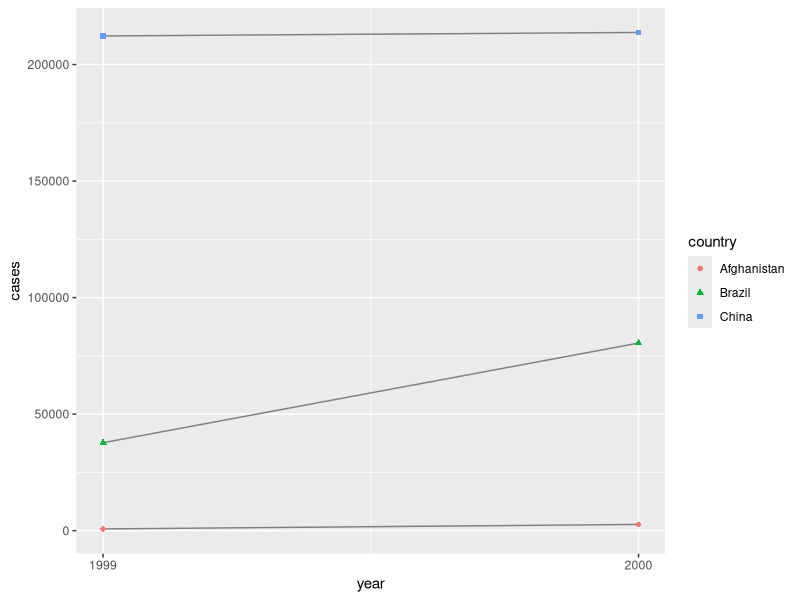
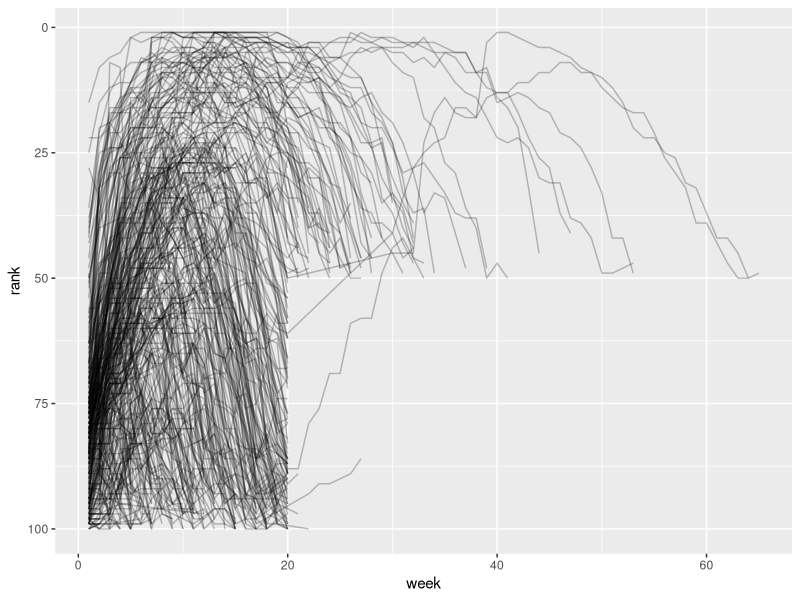

Here is the R script that generated these plots, in order:
#####################################
###                               ###
###         Capítulo 5            ###
###   Ordenamiento de datos       ### 
###                               ###
#####################################
library(tidyverse)

# Representaciones distintas de los mismos datos con table1, table2 y
# table3
table1 # produce:
#> # A tibble: 6 × 4
#>   country      year  cases population
#>   <chr>       <dbl>  <dbl>      <dbl>
#> 1 Afghanistan  1999    745   19987071
#> 2 Afghanistan  2000   2666   20595360
#> 3 Brazil       1999  37737  172006362
#> 4 Brazil       2000  80488  174504898
#> 5 China        1999 212258 1272915272
#> 6 China        2000 213766 1280428583
table2 # produce:
#> # A tibble: 12 × 4
#>   country      year type           count
#>   <chr>       <dbl> <chr>          <dbl>
#> 1 Afghanistan  1999 cases            745
#> 2 Afghanistan  1999 population  19987071
#> 3 Afghanistan  2000 cases           2666
#> 4 Afghanistan  2000 population  20595360
#> 5 Brazil       1999 cases          37737
#> 6 Brazil       1999 population 172006362
#> # ℹ 6 more rows
table3 # produce:
#> # A tibble: 6 × 3
#>   country      year rate             
#>   <chr>       <dbl> <chr>            
#> 1 Afghanistan  1999 745/19987071     
#> 2 Afghanistan  2000 2666/20595360    
#> 3 Brazil       1999 37737/172006362  
#> 4 Brazil       2000 80488/174504898  
#> 5 China        1999 212258/1272915272
#> 6 China        2000 213766/1280428583

# Hay tres reglas interrelacionadas que hacen que un conjunto de datos 
# esté ordenado:
#
# 1. Cada variable es una columna; cada columna es una variable.
# 2. Cada observación es una fila; cada fila es una observación.
# 3. Cada valor es una celda; cada celda es un valor único.

(4 / 2 * 10) # produce: 20
# Relación de casos por 10000 habitantes
table1 |>
  mutate(rate = (cases / population) * 10000) # produce
#> # A tibble: 6 × 5
#>   country      year  cases population  rate
#>   <chr>       <dbl>  <dbl>      <dbl> <dbl>
#> 1 Afghanistan  1999    745   19987071 0.373
#> 2 Afghanistan  2000   2666   20595360 1.29 
#> 3 Brazil       1999  37737  172006362 2.19 
#> 4 Brazil       2000  80488  174504898 4.61
#> 5 China        1999 212258 1272915272 1.67 
#> 6 China        2000 213766 1280428583 1.67
# Calcular el total de casos por año
table1 |> 
  group_by(year) |> 
  summarize(total_cases = sum(cases)) # produce:
#> # A tibble: 2 × 2
#>    year total_cases
#>   <dbl>       <dbl>
#> 1  1999      250740
#> 2  2000      296920
# Visualizar cambios en el tiempo
# Visualize changes over time
ggplot(table1, aes(x = year, y = cases)) +
  geom_line(aes(group = country), color = "grey50") +
  geom_point(aes(color = country, shape = country)) +
  scale_x_continuous(breaks = c(1999, 2000)) # x-axis breaks at 1999 
                                             # and 2000

########################
###
### 5.2.1 Ejercicios
###
########################

# 1. Para cada una de las tablas de muestra, describa qué representa 
# cada observación y cada columna.
#table1:
#> # A tibble: 6 × 4
#>   country      year  cases population
#>   <chr>       <dbl>  <dbl>      <dbl>
#> 1 Afghanistan  1999    745   19987071
#> 2 Afghanistan  2000   2666   20595360
#> 3 Brazil       1999  37737  172006362
#> 4 Brazil       2000  80488  174504898
# En este caso hay cuatro variables país, año, número de casos y 
# población. Las observaciones están representadas por filas que 
# contienen la información de las columnas
# table2
#> # A tibble: 12 × 4
#>   country      year type           count
#>   <chr>       <dbl> <chr>          <dbl>
#> 1 Afghanistan  1999 cases            745
#> 2 Afghanistan  1999 population  19987071
#> 3 Afghanistan  2000 cases           2666
#> 4 Afghanistan  2000 population  20595360
# En este caso hay cuatro variables país, año, tipo y count. Donde 
# tipo puede el número de casos de tuberculosis y population es la
# población total
# Y las observaciones están representadas por filas
# tabla3
#>   country      year rate             
#>   <chr>       <dbl> <chr>            
#> 1 Afghanistan  1999 745/19987071     
#> 2 Afghanistan  2000 2666/20595360    
#> 3 Brazil       1999 37737/172006362  
#> 4 Brazil       2000 80488/174504898 
# Este caso tiene 3 variables país, año y rate que es una cadena 
# de caracteres que representa una relación entre los casos de 
# tuberculosis y la población total

# 2. Describe el proceso que usarías para calcular rate para table2 y 
# table3. Necesitarás realizar cuatro operaciones:
# a. Extraiga el número de casos de tuberculosis por país por año.
# b. Extraiga la población coincidente por país por año.
# c. Divida los casos por la población y multiplíquelo por 10000.
# d. Guárdelo nuevamente en el lugar apropiado.
#table2: 
#>   country      year type           count
#>   <chr>       <dbl> <chr>          <dbl>
#> 1 Afghanistan  1999 cases            745
#> 2 Afghanistan  1999 population  19987071
#> 3 Afghanistan  2000 cases           2666
#> 4 Afghanistan  2000 population  20595360
# Respuesta:
# Este caso es difícil porque para conocer el número de casos de 
# tuberculosis necesito extraer el valor de count siempre que type
# sea cases y para conocer la cantidad de población necesito extraer
# el valor de count siempre que type sea population.
# Pero el problema mayor sería crear la relación en mutate en una
# nueva variable porque debería crear una relación entre dos valores
# de la misma columna, tal vez siempre que country y year tengan
# el mismo valor (Esa relación de dos valores de la misma columna
# es raro)
#table2:
#>   country      year rate             
#>   <chr>       <dbl> <chr>            
#> 1 Afghanistan  1999 745/19987071     
#> 2 Afghanistan  2000 2666/20595360    
#> 3 Brazil       1999 37737/172006362  
#> 4 Brazil       2000 80488/174504898 
# Este caso parece más fácil. Habría que dividir la cadena de caracteres
# de la variable rate, tal vez tomando en cuenta la barra inclinada.
# Con las cadenas separadas o al mismo tiempo de separar las cadenas
# las mutaría en nuevas varibles, una para casos de tuberculosis y
# otra para población total. De ahí mutaría en una nueva variable
# rate que relacionaría los casos de tuberculosis con la población total

billboard 
# billboard es un conjunto de datos que registra la clasificación de 
# las canciones en Billboard en el año 2000. Cada observación (fila)
# es una canción. Desde la cuarta columna las variables wk describen
# la clasificación de la columna cada semana

# produce:
# A tibble: 317 × 79
#  artist    track date.entered   wk1   wk2   wk3   wk4   wk5   wk6   wk7
#  <chr>     <chr> <date>       <dbl> <dbl> <dbl> <dbl> <dbl> <dbl> <dbl>
#1 2 Pac     Baby… 2000-02-26      87    82    72    77    87    94    99
#2 2Ge+her   The … 2000-09-02      91    87    92    NA    NA    NA    NA
#3 3 Doors … Kryp… 2000-04-08      81    70    68    67    66    57    54
#4 3 Doors … Loser 2000-10-21      76    76    72    69    67    65    55

# Ordenar los datos 
billboard |>
  pivot_longer(
    cols = starts_with("wk"),
    names_to = "week",
    values_to = "rank"
  ) # produce:
# A tibble: 24,092 × 5
# artist track                   date.entered week   rank
#  <chr>  <chr>                   <date>       <chr> <dbl>
#1 2 Pac  Baby Don't Cry (Keep... 2000-02-26   wk1      87
#2 2 Pac  Baby Don't Cry (Keep... 2000-02-26   wk2      82
#3 2 Pac  Baby Don't Cry (Keep... 2000-02-26   wk3      72
#4 2 Pac  Baby Don't Cry (Keep... 2000-02-26   wk4      77
# Notas importante:
# cols : indica que columnas deben pivotarse es decir cuáles dejarán
# de ser columnas
# names_to : asigna a las variables seleccionadas para que sean los
# nuevos valores de la columna que se llamrá "week"
# values_to : asigna los valores de las variables antiguas a una nueva
# variable llamada "rank"

# values_drop_na : elimina los valores NA de la variable "rank"
billboard |> 
  pivot_longer(
    cols = starts_with("wk"), 
    names_to = "week", 
    values_to = "rank",
    values_drop_na = TRUE
  ) # produce:
# A tibble: 5,307 × 5
#  artist  track                   date.entered week   rank
#  <chr>   <chr>                   <date>       <chr> <dbl>
#1 2 Pac   Baby Don't Cry (Keep... 2000-02-26   wk1      87
#2 2 Pac   Baby Don't Cry (Keep... 2000-02-26   wk2      82
#3 2 Pac   Baby Don't Cry (Keep... 2000-02-26   wk3      72
#4 2 Pac   Baby Don't Cry (Keep... 2000-02-26   wk4      77
#5 2 Pac   Baby Don't Cry (Keep... 2000-02-26   wk5      87
#6 2 Pac   Baby Don't Cry (Keep... 2000-02-26   wk6      94
#7 2 Pac   Baby Don't Cry (Keep... 2000-02-26   wk7      99

# parse_number() : extrae el primer número de una cadena de texto
billboard_longer <- billboard |> 
  pivot_longer(
    cols = starts_with("wk"), 
    names_to = "week", 
    values_to = "rank",
    values_drop_na = TRUE
  ) |>
  mutate(
    week = parse_number(week)
  )
billboard_longer # produce:
# A tibble: 5,307 × 5
#  artist  track                   date.entered  week  rank
#   <chr>   <chr>                   <date>       <dbl> <dbl>
#1 2 Pac   Baby Don't Cry (Keep... 2000-02-26       1    87
#2 2 Pac   Baby Don't Cry (Keep... 2000-02-26       2    82
#3 2 Pac   Baby Don't Cry (Keep... 2000-02-26       3    72
#4 2 Pac   Baby Don't Cry (Keep... 2000-02-26       4    77

# Gráfica que muestra el comportamiento de las canciones a lo largo
# de las semanas. Se observa que muy pocas logran estar en el top 100
# por más de 20 semanas.
billboard_longer |>
  ggplot(aes(x = week, y = rank, group = track)) +
  geom_line(alpha = 0.25) +
  scale_y_reverse()

# tribble() : es una función para construir pequeños tibbles o tablas
df <- tribble(
  ~id,  ~bp1, ~bp2,
  "A",  100,  120,
  "B",  140,  115,
  "C",  120,  125
)
df # produce:
# A tibble: 3 × 3
#  id      bp1   bp2
#  <chr> <dbl> <dbl>
#1 A       100   120
#2 B       140   115
#3 C       120   125
# Se pivotea (mover sobre un eje o sobre sí mismo) df para tener
# una nueva tabla con las variables: id, measurement y value:
df |>
  pivot_longer(
    cols = bp1:bp2,
    names_to = "measurement",
    values_to = "value"
  ) # produce:
# A tibble: 6 × 3
#  id    measurement value
#  <chr> <chr>       <dbl>
#1 A     bp1           100
#2 A     bp2           120
#3 B     bp1           140
#4 B     bp2           115

who2 # Es una tabla de la OMS que registra información sobre diagnósticos
# de tuberculosis
# produce:
# A tibble: 7,240 × 58
#  country      year sp_m_014 sp_m_1524 sp_m_2534 sp_m_3544 sp_m_4554
#  <chr>       <dbl>    <dbl>     <dbl>     <dbl>     <dbl>     <dbl>
#1 Afghanistan  1980       NA        NA        NA        NA        NA
#2 Afghanistan  1981       NA        NA        NA        NA        NA
#3 Afghanistan  1982       NA        NA        NA        NA        NA
#4 Afghanistan  1983       NA        NA        NA        NA        NA

# Pivotear who2 para que la tabla tenga 6 variables. Ya hay country
# y year. En el caso de las otras variables, los nombres se refieren
# a lo siguiente: srp, rel y ep corresponden al método de diagnóstico;
# m y f corresponden al género; y los numeros 1525, 2534, 3544, etc
# corresponden al rango de edad. Con eso se podrían tener hasta 6
# columnas en total.
who2 |>
  pivot_longer(
    cols = !(country:year),
    names_to = c("diagnosis", "gender", "age"),
    names_sep = "_",
    values_to = "count"
  ) # produce:
#> # A tibble: 405,440 × 6
#>   country      year diagnosis gender age   count
#>   <chr>       <dbl> <chr>     <chr>  <chr> <dbl>
#> 1 Afghanistan  1980 sp        m      014      NA
#> 2 Afghanistan  1980 sp        m      1524     NA
#> 3 Afghanistan  1980 sp        m      2534     NA
#> 4 Afghanistan  1980 sp        m      3544     NA
#> 5 Afghanistan  1980 sp        m      4554     NA
#> 6 Afghanistan  1980 sp        m      5564     NA
#> # ℹ 405,434 more rows

household # produce:
#> # A tibble: 5 × 5
#>   family dob_child1 dob_child2 name_child1 name_child2
#>    <int> <date>     <date>     <chr>       <chr>      
#> 1      1 1998-11-26 2000-01-29 Susan       Jose       
#> 2      2 1996-06-22 NA         Mark        <NA>       
#> 3      3 2002-07-11 2004-04-05 Sam         Seth       
#> 4      4 2004-10-10 2009-08-27 Craig       Khai       
#> 5      5 2000-12-05 2005-02-28 Parker      Gracie

# Se pivotea para crear una tabla de 4 variables: family, child, dob
# y name, Tod esto gracias a ".value" que es el primer valor del 
# vector que se le asigna a la variable names_to
household |>
  pivot_longer(
    cols = !family,
    names_to = c(".value", "child"),
    names_sep = "_",
    values_drop_na = TRUE
  )
# A tibble: 9 × 4
#  family child  dob        name  
#   <int> <chr>  <date>     <chr> 
#1      1 child1 1998-11-26 Susan 
#2      1 child2 2000-01-29 Jose  
#3      2 child1 1996-06-22 Mark  
#4      3 child1 2002-07-11 Sam   
#5      3 child2 2004-04-05 Seth  
#6      4 child1 2004-10-10 Craig 
#7      4 child2 2009-08-27 Khai  
#8      5 child1 2000-12-05 Parker
#9      5 child2 2005-02-28 Gracie

# cms_patient_experience: Es un conjunto de datos de los centros de 
# servicios de Medicare y Medicaid que recopila datos sobre las 
# experiencias de los pacientes.
# La unidad central estudiada es una organización, pero cada 
# organización se distribuye en seis filas, con una fila por cada 
# medición realizada en la organización de la encuesta.
cms_patient_experience # produce:
#> # A tibble: 500 × 5
#>   org_pac_id org_nm                     measure_cd   measure_title   prf_rate
#>   <chr>      <chr>                      <chr>        <chr>              <dbl>
#> 1 0446157747 USC CARE MEDICAL GROUP INC CAHPS_GRP_1  CAHPS for MIPS…       63
#> 2 0446157747 USC CARE MEDICAL GROUP INC CAHPS_GRP_2  CAHPS for MIPS…       87
#> 3 0446157747 USC CARE MEDICAL GROUP INC CAHPS_GRP_3  CAHPS for MIPS…       86
#> 4 0446157747 USC CARE MEDICAL GROUP INC CAHPS_GRP_5  CAHPS for MIPS…       57
#> 5 0446157747 USC CARE MEDICAL GROUP INC CAHPS_GRP_8  CAHPS for MIPS…       85
#> 6 0446157747 USC CARE MEDICAL GROUP INC CAHPS_GRP_12 CAHPS for MIPS…       24
#> # ℹ 494 more rows

# Podemos ver el conjunto completo de valores para measure_cd y 
# measure_title mediante distinct():
cms_patient_experience |>
  distinct(measure_cd, measure_title) # produce:
#> # A tibble: 6 × 2
#>   measure_cd   measure_title                                                 
#>   <chr>        <chr>                                                         
#> 1 CAHPS_GRP_1  CAHPS for MIPS SSM: Getting Timely Care, Appointments, and In…
#> 2 CAHPS_GRP_2  CAHPS for MIPS SSM: How Well Providers Communicate            
#> 3 CAHPS_GRP_3  CAHPS for MIPS SSM: Patient's Rating of Provider              
#> 4 CAHPS_GRP_5  CAHPS for MIPS SSM: Health Promotion and Education            
#> 5 CAHPS_GRP_8  CAHPS for MIPS SSM: Courteous and Helpful Office Staff        
#> 6 CAHPS_GRP_12 CAHPS for MIPS SSM: Stewardship of Patient Resources

cms_patient_experience |>
  pivot_wider(
    names_from = measure_cd,
    values_from = prf_rate
  ) # produce:
#> # A tibble: 500 × 9
#>   org_pac_id org_nm                   measure_title   CAHPS_GRP_1 CAHPS_GRP_2
#>   <chr>      <chr>                    <chr>                 <dbl>       <dbl>
#> 1 0446157747 USC CARE MEDICAL GROUP … CAHPS for MIPS…          63          NA
#> 2 0446157747 USC CARE MEDICAL GROUP … CAHPS for MIPS…          NA          87
#> 3 0446157747 USC CARE MEDICAL GROUP … CAHPS for MIPS…          NA          NA
#> 4 0446157747 USC CARE MEDICAL GROUP … CAHPS for MIPS…          NA          NA
#> 5 0446157747 USC CARE MEDICAL GROUP … CAHPS for MIPS…          NA          NA
#> 6 0446157747 USC CARE MEDICAL GROUP … CAHPS for MIPS…          NA          NA
#> # ℹ 494 more rows
#> # ℹ 4 more variables: CAHPS_GRP_3 <dbl>, CAHPS_GRP_5 <dbl>, …

cms_patient_experience |> 
  pivot_wider(
    id_cols = starts_with("org"),
    names_from = measure_cd,
    values_from = prf_rate
  ) # produce:
#> # A tibble: 95 × 8
#>   org_pac_id org_nm           CAHPS_GRP_1 CAHPS_GRP_2 CAHPS_GRP_3 CAHPS_GRP_5
#>   <chr>      <chr>                  <dbl>       <dbl>       <dbl>       <dbl>
#> 1 0446157747 USC CARE MEDICA…          63          87          86          57
#> 2 0446162697 ASSOCIATION OF …          59          85          83          63
#> 3 0547164295 BEAVER MEDICAL …          49          NA          75          44
#> 4 0749333730 CAPE PHYSICIANS…          67          84          85          65
#> 5 0840104360 ALLIANCE PHYSIC…          66          87          87          64
#> 6 0840109864 REX HOSPITAL INC          73          87          84          67
#> # ℹ 89 more rows
#> # ℹ 2 more variables: CAHPS_GRP_8 <dbl>, CAHPS_GRP_12 <dbl>

# Tabla con dos pacientes A y B. A tiene 3 mediciones de presión arterial
# y B tiene 3 mediciones de presión arterial
df <- tribble(
  ~id, ~measurement, ~value,
  "A",        "bp1",    100,
  "B",        "bp1",    140,
  "B",        "bp2",    115, 
  "A",        "bp2",    120,
  "A",        "bp3",    105
)
# Tomaremos los valores de la columna value y los nombres de la columna 
# measurment.
df |>
  pivot_wider(
    names_from = measurement, # Los valores de measurment serán los nuevos
    # nombres  de las columnas
    values_from = value # los valores de value serán los nuevos valores
    # de las columnas
  ) # produce:

# Para comenzar el proceso, pivot_wider()primero es necesario 
# determinar qué se incluirá en las filas y columnas. Los nuevos 
# nombres de columna serán los valores únicos de measurement.
df |> 
  distinct(measurement) |> 
  pull() # produce:
#[1] "bp1" "bp2" "bp3"

# De forma predeterminada, las filas de la salida se determinan por 
# todas las variables que no se incluyen en los nuevos nombres o 
# valores. Estas se denominan id_cols. Aquí solo hay una columna, 
# pero, en general, puede haber cualquier número.
df |> 
  select(-measurement, -value) |>
  distinct()
#> # A tibble: 2 × 1
#>   id   
#>   <chr>
#> 1 A    
#> 2 B

# pivot_wider()Luego combina estos resultados para generar un marco 
# de datos vacío:
df |> 
  select(-measurement, -value) |>
  distinct() |>
  mutate(x = NA, y = NA, z = NA) # produce:
#> # A tibble: 2 × 4
#>   id    x     y     z    
#>   <chr> <lgl> <lgl> <lgl>
#> 1 A     NA    NA    NA   
#> 2 B     NA    NA    NA
#> # Luego, completa todos los valores faltantes con los datos de 
#> entrada.

